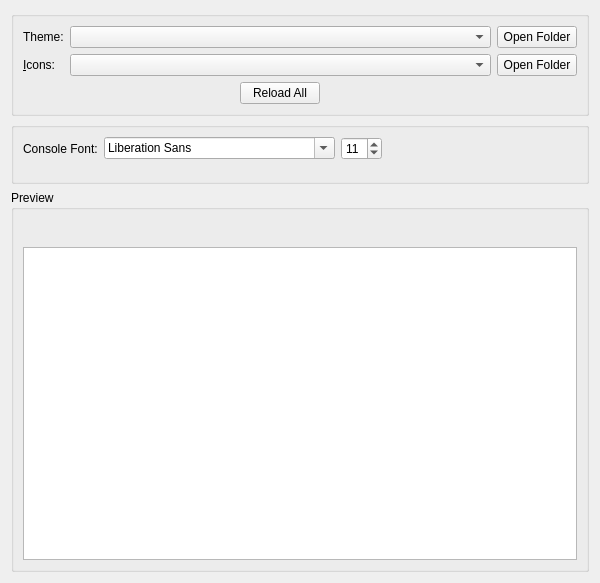
<?xml version='1.0' encoding='utf-8'?>
<ui version="4.0">
 <class>AppearanceWidget</class>
 <widget class="QWidget" name="AppearanceWidget">
  <property name="geometry">
   <rect>
    <x>0</x>
    <y>0</y>
    <width>600</width>
    <height>583</height>
   </rect>
  </property>
  <property name="minimumSize">
   <size>
    <width>300</width>
    <height>0</height>
   </size>
  </property>
  <layout class="QVBoxLayout" name="verticalLayout" stretch="0,0,0">
   <item>
    <widget class="QGroupBox" name="themingBox">
     <property name="title">
      <string />
     </property>
     <property name="flat">
      <bool>false</bool>
     </property>
     <layout class="QVBoxLayout" name="verticalLayout_2">
      <item>
       <layout class="QGridLayout" name="gridLayout">
        <item row="1" column="0">
         <widget class="QLabel" name="iconsLabel">
          <property name="text">
           <string>&amp;Icons:</string>
          </property>
          <property name="buddy">
           <cstring>iconsComboBox</cstring>
          </property>
         </widget>
        </item>
        <item row="0" column="3">
         <widget class="QPushButton" name="widgetStyleFolder">
          <property name="toolTip">
           <string>View widget themes folder.</string>
          </property>
          <property name="text">
           <string>Open Folder</string>
          </property>
         </widget>
        </item>
        <item row="1" column="2">
         <widget class="QComboBox" name="iconsComboBox">
          <property name="sizePolicy">
           <sizepolicy hsizetype="Expanding" vsizetype="Fixed">
            <horstretch>0</horstretch>
            <verstretch>0</verstretch>
           </sizepolicy>
          </property>
          <property name="focusPolicy">
           <enum>Qt::FocusPolicy::StrongFocus</enum>
          </property>
         </widget>
        </item>
        <item row="0" column="2">
         <widget class="QComboBox" name="widgetStyleComboBox">
          <property name="sizePolicy">
           <sizepolicy hsizetype="Expanding" vsizetype="Fixed">
            <horstretch>0</horstretch>
            <verstretch>0</verstretch>
           </sizepolicy>
          </property>
          <property name="focusPolicy">
           <enum>Qt::FocusPolicy::StrongFocus</enum>
          </property>
         </widget>
        </item>
        <item row="1" column="3">
         <widget class="QPushButton" name="iconsFolder">
          <property name="toolTip">
           <string>View icon themes folder.</string>
          </property>
          <property name="text">
           <string>Open Folder</string>
          </property>
         </widget>
        </item>
        <item row="0" column="0">
         <widget class="QLabel" name="widgetStyleLabel">
          <property name="text">
           <string>Theme:</string>
          </property>
          <property name="buddy">
           <cstring>widgetStyleComboBox</cstring>
          </property>
         </widget>
        </item>
        <item row="4" column="2">
         <layout class="QHBoxLayout" name="horizontalLayout_8">
          <item>
           <widget class="QPushButton" name="reloadThemesButton">
            <property name="sizePolicy">
             <sizepolicy hsizetype="Maximum" vsizetype="Fixed">
              <horstretch>0</horstretch>
              <verstretch>0</verstretch>
             </sizepolicy>
            </property>
            <property name="text">
             <string>Reload All</string>
            </property>
           </widget>
          </item>
         </layout>
        </item>
       </layout>
      </item>
     </layout>
    </widget>
   </item>
   <item>
    <widget class="QGroupBox" name="settingsBox">
     <property name="title">
      <string />
     </property>
     <layout class="QVBoxLayout" name="verticalLayout_5">
      <item>
       <layout class="QHBoxLayout" name="horizontalLayout_5">
        <item>
         <widget class="QLabel" name="label">
          <property name="text">
           <string>Console Font:</string>
          </property>
         </widget>
        </item>
        <item>
         <widget class="QFontComboBox" name="consoleFont" />
        </item>
        <item>
         <widget class="QSpinBox" name="fontSizeBox">
          <property name="sizePolicy">
           <sizepolicy hsizetype="Maximum" vsizetype="Fixed">
            <horstretch>0</horstretch>
            <verstretch>0</verstretch>
           </sizepolicy>
          </property>
          <property name="minimum">
           <number>5</number>
          </property>
          <property name="maximum">
           <number>16</number>
          </property>
          <property name="value">
           <number>11</number>
          </property>
         </widget>
        </item>
        <item>
         <spacer name="horizontalSpacer_2">
          <property name="orientation">
           <enum>Qt::Orientation::Horizontal</enum>
          </property>
          <property name="sizeHint" stdset="0">
           <size>
            <width>0</width>
            <height>0</height>
           </size>
          </property>
         </spacer>
        </item>
       </layout>
      </item>
      <item>
       <spacer name="verticalSpacer_2">
        <property name="orientation">
         <enum>Qt::Orientation::Vertical</enum>
        </property>
        <property name="sizeType">
         <enum>QSizePolicy::Policy::Fixed</enum>
        </property>
        <property name="sizeHint" stdset="0">
         <size>
          <width>0</width>
          <height>6</height>
         </size>
        </property>
       </spacer>
      </item>
      <item>
       <spacer name="verticalSpacer">
        <property name="orientation">
         <enum>Qt::Orientation::Vertical</enum>
        </property>
        <property name="sizeType">
         <enum>QSizePolicy::Policy::Fixed</enum>
        </property>
        <property name="sizeHint" stdset="0">
         <size>
          <width>0</width>
          <height>6</height>
         </size>
        </property>
       </spacer>
      </item>
     </layout>
    </widget>
   </item>
   <item>
    <widget class="QGroupBox" name="previewBox">
     <property name="title">
      <string>Preview</string>
     </property>
     <layout class="QVBoxLayout" name="verticalLayout_3">
      <item>
       <layout class="QHBoxLayout" name="horizontalLayout_3">
        <item>
         <layout class="QVBoxLayout" name="verticalLayout_4">
          <item>
           <layout class="QHBoxLayout" name="horizontalLayout">
            <item>
             <widget class="QPushButton" name="icon1">
              <property name="focusPolicy">
               <enum>Qt::FocusPolicy::NoFocus</enum>
              </property>
              <property name="text">
               <string />
              </property>
              <property name="icon">
               <iconset theme="new" />
              </property>
              <property name="flat">
               <bool>true</bool>
              </property>
             </widget>
            </item>
            <item>
             <widget class="QPushButton" name="icon2">
              <property name="focusPolicy">
               <enum>Qt::FocusPolicy::NoFocus</enum>
              </property>
              <property name="text">
               <string />
              </property>
              <property name="icon">
               <iconset theme="centralmods" />
              </property>
              <property name="flat">
               <bool>true</bool>
              </property>
             </widget>
            </item>
            <item>
             <widget class="QPushButton" name="icon3">
              <property name="focusPolicy">
               <enum>Qt::FocusPolicy::NoFocus</enum>
              </property>
              <property name="text">
               <string />
              </property>
              <property name="icon">
               <iconset theme="viewfolder" />
              </property>
              <property name="flat">
               <bool>true</bool>
              </property>
             </widget>
            </item>
            <item>
             <widget class="QPushButton" name="icon4">
              <property name="focusPolicy">
               <enum>Qt::FocusPolicy::NoFocus</enum>
              </property>
              <property name="text">
               <string />
              </property>
              <property name="icon">
               <iconset theme="launch" />
              </property>
              <property name="flat">
               <bool>true</bool>
              </property>
             </widget>
            </item>
            <item>
             <widget class="QPushButton" name="icon5">
              <property name="focusPolicy">
               <enum>Qt::FocusPolicy::NoFocus</enum>
              </property>
              <property name="text">
               <string />
              </property>
              <property name="icon">
               <iconset theme="copy" />
              </property>
              <property name="flat">
               <bool>true</bool>
              </property>
             </widget>
            </item>
            <item>
             <widget class="QPushButton" name="icon6">
              <property name="focusPolicy">
               <enum>Qt::FocusPolicy::NoFocus</enum>
              </property>
              <property name="text">
               <string />
              </property>
              <property name="icon">
               <iconset theme="export" />
              </property>
              <property name="flat">
               <bool>true</bool>
              </property>
             </widget>
            </item>
            <item>
             <widget class="QPushButton" name="icon7">
              <property name="focusPolicy">
               <enum>Qt::FocusPolicy::NoFocus</enum>
              </property>
              <property name="text">
               <string />
              </property>
              <property name="icon">
               <iconset theme="delete" />
              </property>
              <property name="flat">
               <bool>true</bool>
              </property>
             </widget>
            </item>
            <item>
             <widget class="QPushButton" name="icon8">
              <property name="focusPolicy">
               <enum>Qt::FocusPolicy::NoFocus</enum>
              </property>
              <property name="text">
               <string />
              </property>
              <property name="icon">
               <iconset theme="about" />
              </property>
              <property name="flat">
               <bool>true</bool>
              </property>
             </widget>
            </item>
            <item>
             <widget class="QPushButton" name="icon9">
              <property name="focusPolicy">
               <enum>Qt::FocusPolicy::NoFocus</enum>
              </property>
              <property name="text">
               <string />
              </property>
              <property name="icon">
               <iconset theme="settings" />
              </property>
              <property name="flat">
               <bool>true</bool>
              </property>
             </widget>
            </item>
            <item>
             <widget class="QPushButton" name="icon10">
              <property name="focusPolicy">
               <enum>Qt::FocusPolicy::NoFocus</enum>
              </property>
              <property name="text">
               <string />
              </property>
              <property name="icon">
               <iconset theme="cat" />
              </property>
              <property name="flat">
               <bool>true</bool>
              </property>
             </widget>
            </item>
            <item>
             <spacer name="horizontalSpacer">
              <property name="orientation">
               <enum>Qt::Orientation::Horizontal</enum>
              </property>
              <property name="sizeHint" stdset="0">
               <size>
                <width>0</width>
                <height>0</height>
               </size>
              </property>
             </spacer>
            </item>
           </layout>
          </item>
          <item>
           <widget class="QTextEdit" name="consolePreview">
            <property name="sizePolicy">
             <sizepolicy hsizetype="Expanding" vsizetype="Expanding">
              <horstretch>0</horstretch>
              <verstretch>0</verstretch>
             </sizepolicy>
            </property>
            <property name="horizontalScrollBarPolicy">
             <enum>Qt::ScrollBarPolicy::ScrollBarAsNeeded</enum>
            </property>
            <property name="undoRedoEnabled">
             <bool>false</bool>
            </property>
            <property name="textInteractionFlags">
             <set>Qt::TextInteractionFlag::TextSelectableByKeyboard|Qt::TextInteractionFlag::TextSelectableByMouse</set>
            </property>
           </widget>
          </item>
         </layout>
        </item>
       </layout>
      </item>
     </layout>
    </widget>
   </item>
  </layout>
 </widget>
 <tabstops>
  <tabstop>widgetStyleComboBox</tabstop>
  <tabstop>widgetStyleFolder</tabstop>
  <tabstop>iconsComboBox</tabstop>
  <tabstop>iconsFolder</tabstop>
  <tabstop>consoleFont</tabstop>
  <tabstop>fontSizeBox</tabstop>
  <tabstop>catOpacitySlider</tabstop>
  <tabstop>consolePreview</tabstop>
 </tabstops>
 <resources />
 <connections />
</ui>
